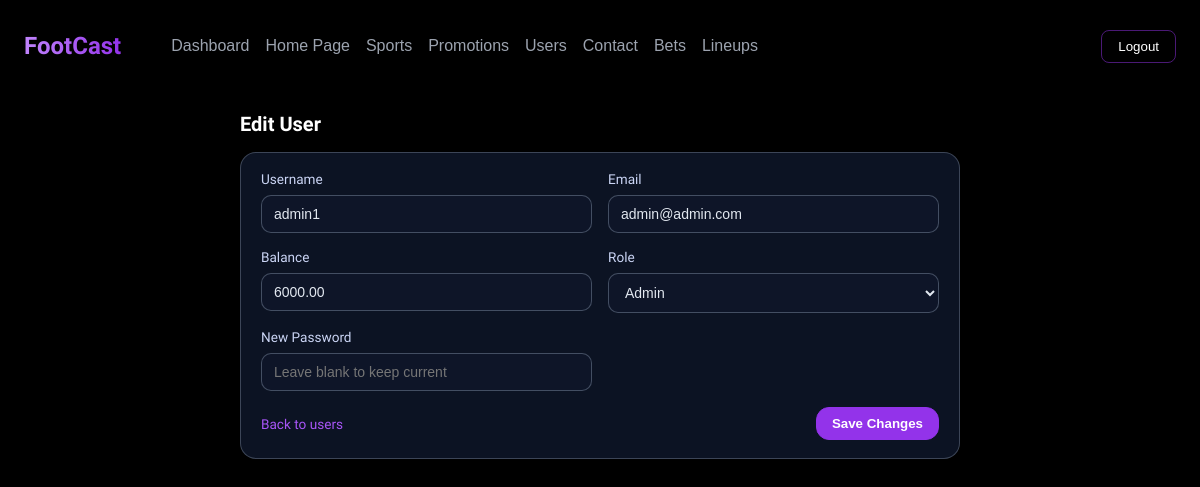
Screenshot of /admin-dashboard/edit/edit_users.php?id=6 (signed in) with the database file from the repository.
### tables this page shows
CREATE TABLE `users` (
  `id` int(11) NOT NULL,
  `username` varchar(50) NOT NULL,
  `email` varchar(100) NOT NULL,
  `password` varchar(255) NOT NULL,
  `balance` decimal(10,2) DEFAULT 1000.00,
  `role` enum('user','admin') DEFAULT 'user',
  `created_at` timestamp NOT NULL DEFAULT current_timestamp()
);

### admin-dashboard/edit/edit_users.php (the view, shortened to what this page needs)
<?php
    $db = footcast_db();
    $editUserId = isset($_GET['id']) ? (int) $_GET['id'] : 0;
    $errors = [];
    $userRow = null;
    if (empty($errors) || $editUserId > 0) {
        $stmtUser = $db->prepare('SELECT id, username, email, balance, role, created_at FROM users WHERE id = ? LIMIT 1');
        if ($stmtUser) {
            $stmtUser->bind_param('i', $editUserId);
            $stmtUser->execute();
            $userResult = $stmtUser->get_result();
            $userRow = $userResult ? $userResult->fetch_assoc() : null;
        }
    }
?>
<!DOCTYPE html>
<html lang="en">
<head>
    <link rel="stylesheet" href="../../assets/css/style.css">
    <link rel="stylesheet" href="../assets/css/admin.css">
    <link rel="stylesheet" href="../assets/css/users.css">
</head>
<body>
    <?php include("../assets/php/header.php"); ?>
    <main class="admin-main">
        <section class="admin-section admin-section-active">
            <?php if ($userRow): ?>
                <div class="admin-form-header">
                    <h1>Edit User</h1>
                </div>
                <form class="admin-form" method="post" action="">
                    <div class="admin-form-grid">
                        <label class="admin-form-row">
                            <span>Username</span>
                            <input class="admin-input" type="text" name="username" value="<?php echo htmlspecialchars($userRow['username'], ENT_QUOTES, 'UTF-8'); ?>" required>
                        </label>
                        <label class="admin-form-row">
                            <span>Email</span>
                            <input class="admin-input" type="email" name="email" value="<?php echo htmlspecialchars($userRow['email'], ENT_QUOTES, 'UTF-8'); ?>" required>
                        </label>
                        <label class="admin-form-row">
                            <span>Balance</span>
                            <input class="admin-input" type="number" step="0.01" name="balance" value="<?php echo htmlspecialchars((string) $userRow['balance'], ENT_QUOTES, 'UTF-8'); ?>" required>
                        </label>
                        <label class="admin-form-row">
                            <span>Role</span>
                            <select class="admin-select" name="role">
                                <option value="admin" <?php echo ($userRow['role'] === 'admin') ? 'selected' : ''; ?>>Admin</option>
                            </select>
                        </label>
                        <label class="admin-form-row">
                            <span>New Password</span>
                            <input class="admin-input" type="password" name="password" placeholder="Leave blank to keep current">
                        </label>
                    </div>
                    <div class="admin-form-actions">
                        <a class="admin-link" href="../users.php">Back to users</a>
                        <button class="admin-btn admin-btn-primary" type="submit">Save Changes</button>
                    </div>
                </form>
            <?php endif; ?>
        </section>
    </main>
</body>
</html>

### assets/css/style.css (style rules this page uses)
* { box-sizing: border-box; }
body { margin: 0; font-family: "Krona One", sans-serif; background: #000; color: #fff; padding-top: 80px; overflow-x: hidden; -webkit-font-smoothing: antialiased; -moz-osx-font-smoothing: grayscale; }
h1,h2,h3,h4,h5,h6 { font-family: "Krona One", sans-serif; }

### admin-dashboard/assets/css/admin.css (style rules this page uses)
body { background: black; min-height: 100vh; margin: 0; }
.admin-main { margin: 32px auto 40px; padding: 0 20px 40px; max-width: 1700px; }
.admin-section { display: none; margin-top: 12px; }
.admin-section-active { display: block; }
.admin-link { color: #a855f7; text-decoration: none; font-size: 13.6px; }
.admin-btn-primary { background:#9333ea; color: white; padding: 8px 15px; border: 1px solid #9333ea; border-radius: 13px; font-weight: 600; }

### admin-dashboard/assets/css/users.css (style rules this page uses)
.admin-main { margin: 32px auto 40px; padding: 0 20px 40px; max-width: 1700px; width: 100%; box-sizing: border-box; }
.admin-section { display: none; margin-top: 12px; }
.admin-section-active { display: block; }
.admin-link { color: #a855f7; text-decoration: none; font-size: 13.6px; }
.admin-form { background: rgba(15, 23, 42, 0.85); border-radius: 16px; border: 1px solid rgba(148, 163, 184, 0.35); padding: 18px 20px; max-width: 720px; margin: 0 auto; }
.admin-form-header { max-width: 720px; margin: 0 auto 16px; text-align: left; }
.admin-form-header h1 { margin: 0 0 6px; font-size: 20px; }
.admin-form-grid { display: grid; grid-template-columns: repeat(auto-fit, minmax(220px, 1fr)); gap: 16px; margin-bottom: 16px; }
.admin-form-row { display: flex; flex-direction: column; gap: 8px; font-size: 13.6px; color: #cbd5f5; }
.admin-input, .admin-select { background: rgba(15, 23, 42, 0.9); border: 1px solid rgba(148, 163, 184, 0.4); border-radius: 10px; padding: 10px 12px; color: #e2e8f0; font-size: 14px; max-width: 100%; box-sizing: border-box; }
.admin-form-actions { display: flex; justify-content: space-between; align-items: center; gap: 12px; flex-wrap: wrap; }
.admin-btn-primary { background: #9333ea; color: white; padding: 8px 15px; border: 1px solid #9333ea; border-radius: 13px; font-weight: 600; cursor: pointer; }

### rows the page displays
users: username "admin1", email "admin@admin.com", balance "6000.00", role "Admin"
